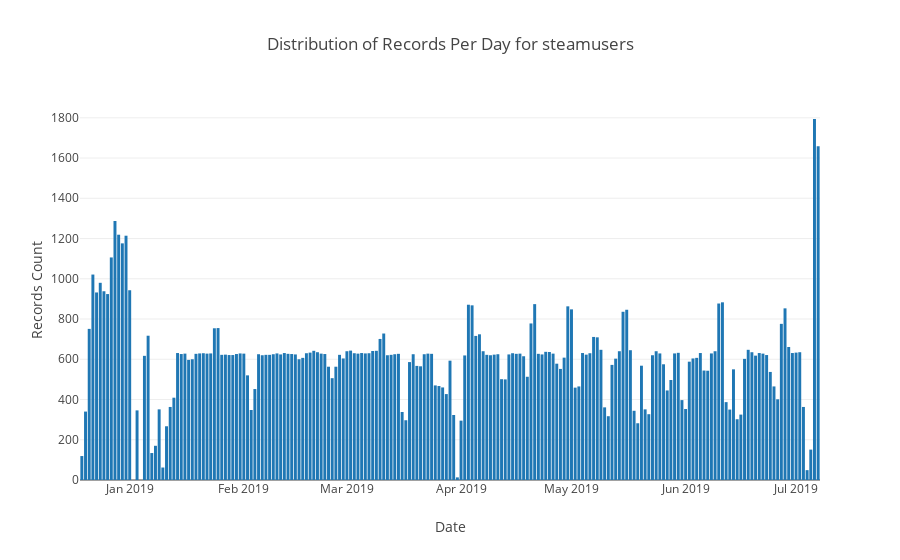

This figure's notebook cell:
### Markdown cell above
## These are the number of records we have per day for the `steamusers` Mongo collection.  This is created using the `steamusers.py` script.

### Code cell
# https://plot.ly/python/bar-charts/

data = [Bar(
        x=grouped_df['date'],
        y=grouped_df['count']
    )]

layout = Layout(
        title='Distribution of Records Per Day for steamusers',
        xaxis=dict(
            title='Date'
        ),
        yaxis=dict(
            title='Records Count'
        )
    )

fig = Figure(data=data, layout=layout)

iplot(fig)

### Figure 1 — Plotly figure (JSON) as saved in the notebook; plotly's stock layout.template omitted (floating-point values rounded to 4 significant figures; data arrays with more than 128 entries replaced by an {"elided": "..."} marker saying what was removed)
{"data": [{"type": "bar", "uid": "53a6b4d9-57fb-4a73-b6a0-7c8eb7bedc21", "x": {"elided": "199 str values"}, "y": {"elided": "199 int values"}}], "layout": {"title": {"text": "Distribution of Records Per Day for steamusers"}, "xaxis": {"title": {"text": "Date"}}, "yaxis": {"title": {"text": "Records Count"}}}}
